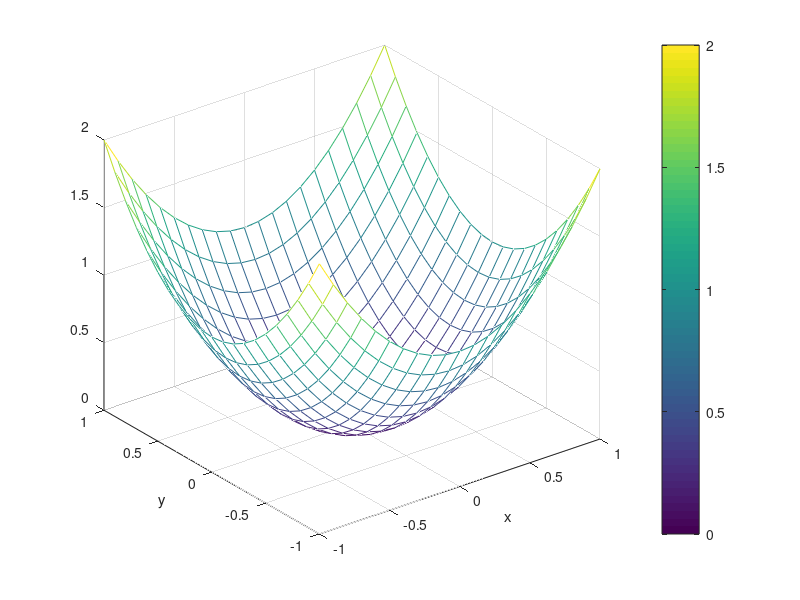
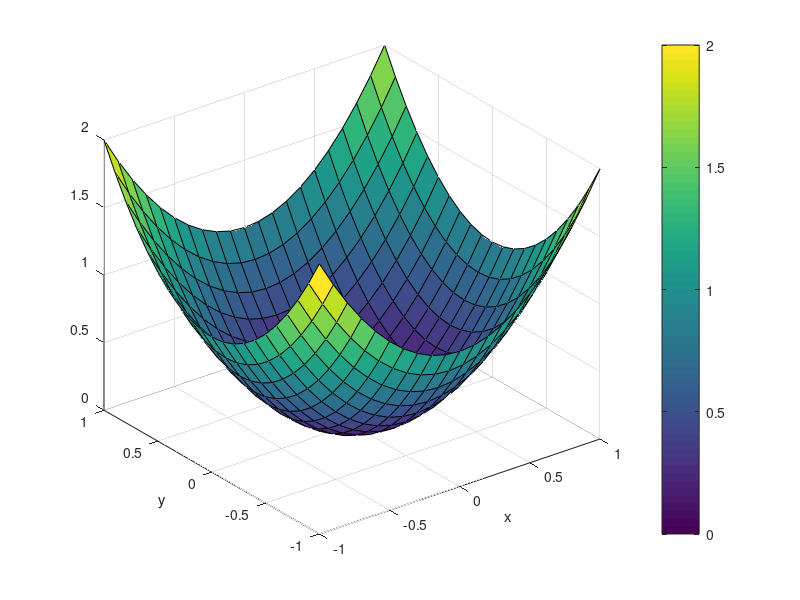
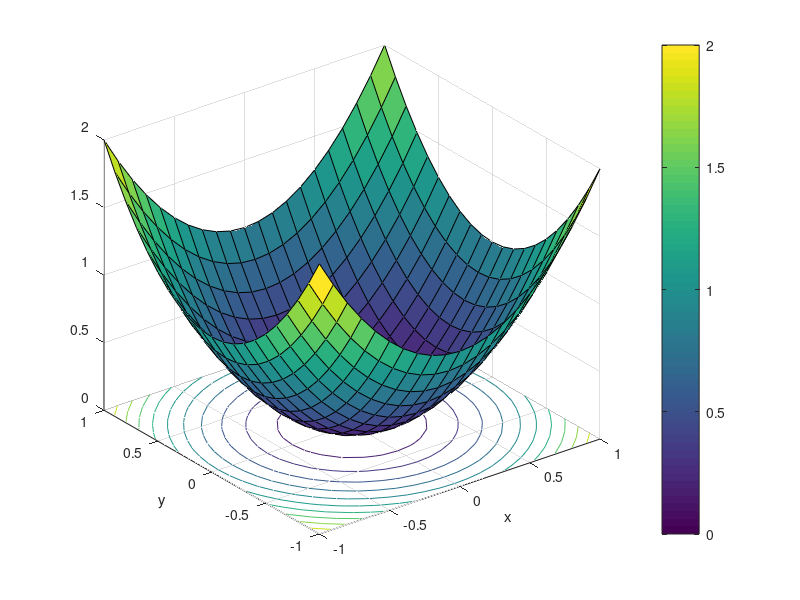
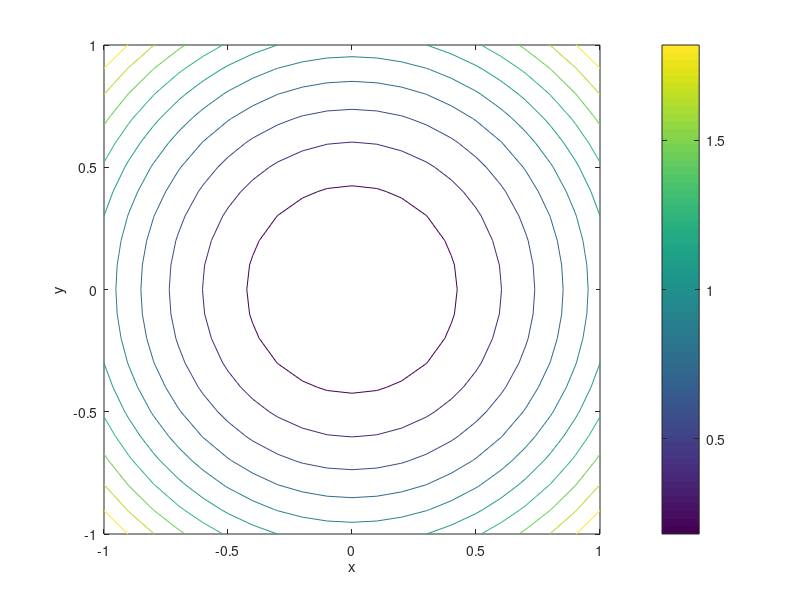

Write the MATLAB code that produced these figures, in order.
%% Matlab script example - 3-D plots and meshgrid
%
% This is an example of a Matlab script that plots f(x,y) = x^2 + y^2 in
% 3D. It introduces the concept of meshgrid and a number of different ways
% to do 3-D plots.
%
% Revisions: N/A

% Clear workspace and close all figures;
clear;
close all;

% Generate pairs (x,y)
[x, y] = meshgrid((-1:0.1:1), (-1:0.1:1));


% Plot results
figure;
mesh(x, y, x.^2+y.^2);
xlabel('x'); ylabel('y'); colorbar;
figure;
surf(x, y, x.^2+y.^2);
xlabel('x'); ylabel('y'); colorbar;
figure;
surfc(x, y, x.^2+y.^2);
xlabel('x'); ylabel('y'); colorbar;
figure;
contour(x, y, x.^2+y.^2);
xlabel('x'); ylabel('y'); colorbar;